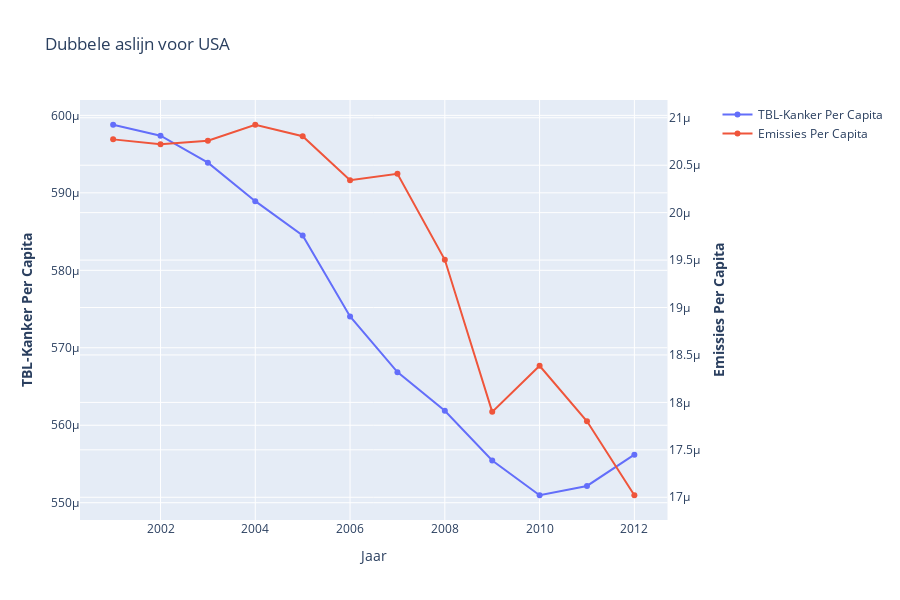
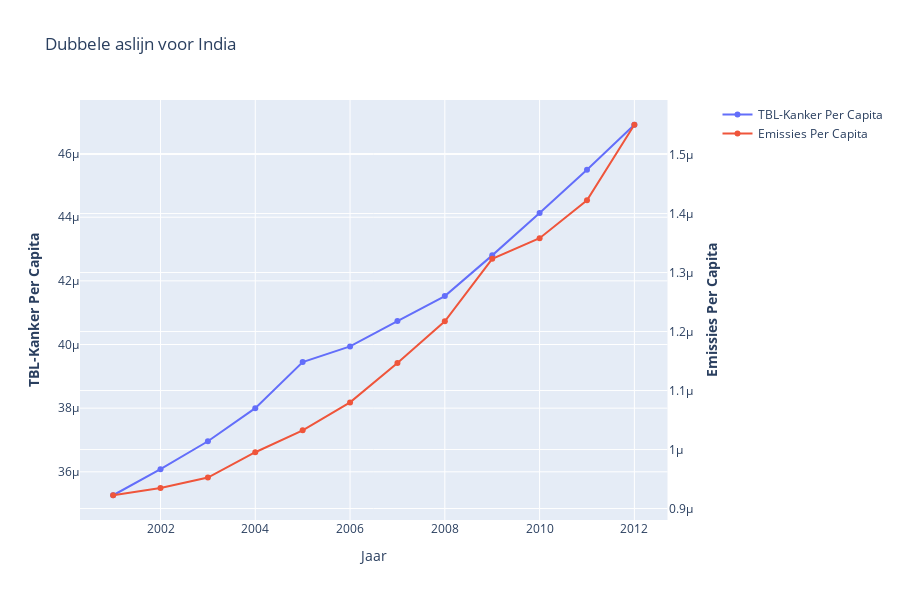

Write notebook code for charts like these, in order.
### Code cell
def plot_country_data(df, country):
    # Create figure with secondary y-axis
    fig = make_subplots(specs=[[{"secondary_y": True}]])

    df = df[df['Country'] == country]
    # Add traces
    fig.add_trace(
        go.Scatter(x=df['Year'], y=df['Lung Cancer Per Capita'], name="TBL-Kanker Per Capita"),
        secondary_y=False,
    )

    fig.add_trace(
        go.Scatter(x=df['Year'], y=df['Emissions Per Capita'], name="Emissies Per Capita"),
        secondary_y=True,
    )

    # Add figure title
    fig.update_layout(
        title_text=f"Dubbele aslijn voor {country} ",
        height = 600
    )

    # Set x-axis title
    fig.update_xaxes(title_text="Jaar")

    # Set y-axes titles
    fig.update_yaxes(title_text="<b>TBL-Kanker Per Capita", secondary_y=False)
    fig.update_yaxes(title_text="<b>Emissies Per Capita", secondary_y=True)

    fig.show()


# Plot for USA
plot_country_data(df_combined, 'USA')

# Plot for India
plot_country_data(df_combined, 'India')

### Figure 1 — Plotly figure (JSON) as saved in the notebook; plotly's stock layout.template omitted (floating-point values rounded to 4 significant figures)
{"data": [{"name": "TBL-Kanker Per Capita", "type": "scatter", "x": [2001, 2002, 2003, 2004, 2005, 2006, 2007, 2008, 2009, 2010, 2011, 2012], "xaxis": "x", "y": [0.0005988, 0.0005974, 0.0005939, 0.0005889, 0.0005845, 0.000574, 0.0005669, 0.0005619, 0.0005554, 0.000551, 0.0005522, 0.0005562], "yaxis": "y"}, {"name": "Emissies Per Capita", "type": "scatter", "x": [2001, 2002, 2003, 2004, 2005, 2006, 2007, 2008, 2009, 2010, 2011, 2012], "xaxis": "x", "y": [2.077e-05, 2.072e-05, 2.076e-05, 2.093e-05, 2.081e-05, 2.034e-05, 2.041e-05, 1.95e-05, 1.79e-05, 1.839e-05, 1.78e-05, 1.702e-05], "yaxis": "y2"}], "layout": {"height": 600, "title": {"text": "Dubbele aslijn voor USA "}, "xaxis": {"anchor": "y", "domain": [0, 0.94], "title": {"text": "Jaar"}}, "yaxis": {"anchor": "x", "domain": [0, 1], "title": {"text": "<b>TBL-Kanker Per Capita"}}, "yaxis2": {"anchor": "x", "overlaying": "y", "side": "right", "title": {"text": "<b>Emissies Per Capita"}}}}

### Figure 2 — Plotly figure (JSON) as saved in the notebook; plotly's stock layout.template omitted (floating-point values rounded to 4 significant figures)
{"data": [{"name": "TBL-Kanker Per Capita", "type": "scatter", "x": [2001, 2002, 2003, 2004, 2005, 2006, 2007, 2008, 2009, 2010, 2011, 2012], "xaxis": "x", "y": [3.526e-05, 3.608e-05, 3.696e-05, 3.8e-05, 3.945e-05, 3.994e-05, 4.074e-05, 4.152e-05, 4.28e-05, 4.413e-05, 4.549e-05, 4.691e-05], "yaxis": "y"}, {"name": "Emissies Per Capita", "type": "scatter", "x": [2001, 2002, 2003, 2004, 2005, 2006, 2007, 2008, 2009, 2010, 2011, 2012], "xaxis": "x", "y": [9.225e-07, 9.349e-07, 9.525e-07, 9.955e-07, 1.033e-06, 1.08e-06, 1.147e-06, 1.217e-06, 1.323e-06, 1.358e-06, 1.422e-06, 1.551e-06], "yaxis": "y2"}], "layout": {"height": 600, "title": {"text": "Dubbele aslijn voor India "}, "xaxis": {"anchor": "y", "domain": [0, 0.94], "title": {"text": "Jaar"}}, "yaxis": {"anchor": "x", "domain": [0, 1], "title": {"text": "<b>TBL-Kanker Per Capita"}}, "yaxis2": {"anchor": "x", "overlaying": "y", "side": "right", "title": {"text": "<b>Emissies Per Capita"}}}}
